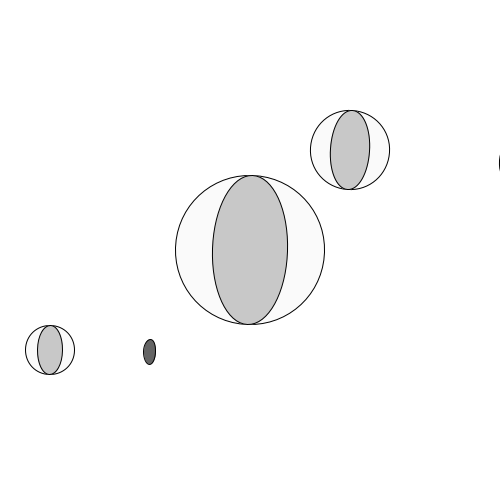
Frame 1 (no input)
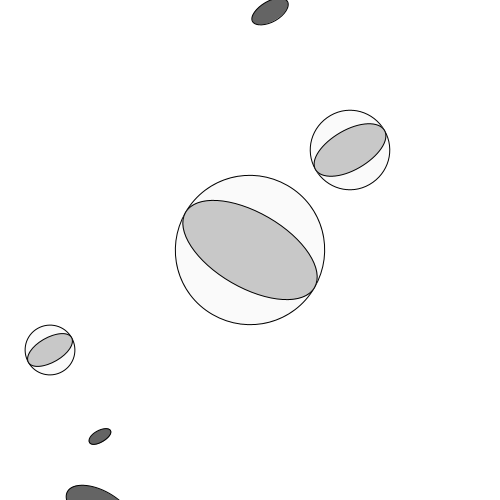
Frame 60 (the mouse pressed at the canvas centre just before this capture)
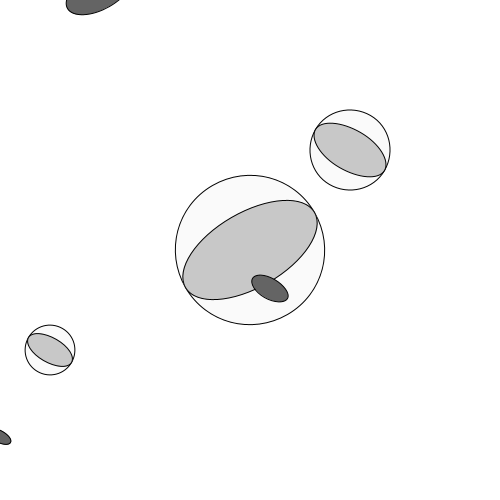
Frame 120 (the mouse held since frame 60 and released just before this capture)

The Processing sketch that drew these frames (run headless with seeded random() and noise(); from frame 60 on, the mouse is pressed at the canvas centre):

// Processing sketch: planetas
// ── planetas.pde
float rotacion = 1;
void setup() {
  size(500, 500);
}
void draw() {
  background(255);
  planeta(width/2, height/2, 150, 2);
  planeta(350, 150, 80, 4);
  planeta(50, 350, 50, rotacion);
}

void planeta(int x, int y, int diam, float rotar) {
  push();
  translate(x, y);
  rotate(radians(frameCount*rotar));
  fill(250);
  ellipse(0, 0, diam, diam);
  fill(200);
  ellipse(0, 0, diam/2, diam);
  fill(100);
  ellipse(diam*2, 0, diam/4, diam/2);
  pop();
}
